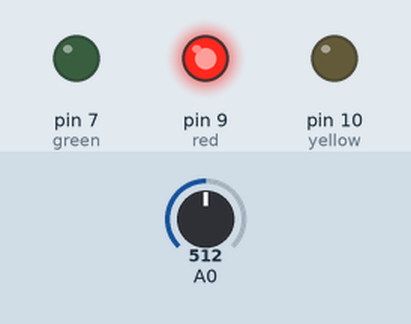
Recording of a sketch running on a simulated Arduino Uno, built with avr-gcc and run on an emulated ATmega328P. On the bench: output pins drawn as LEDs (lit = HIGH). The test bench sets the inputs (shaded band); at power-on: A0 = 512.

Above: at 1.7 s.
1.8 s: A0 set to 544
3.3 s: A0 set to 568
At 4.5 s:
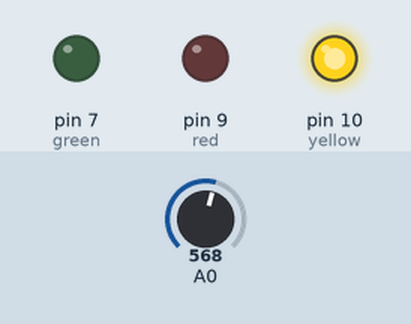
4.8 s: A0 set to 647
6.3 s: A0 set to 672
At 6.8 s:
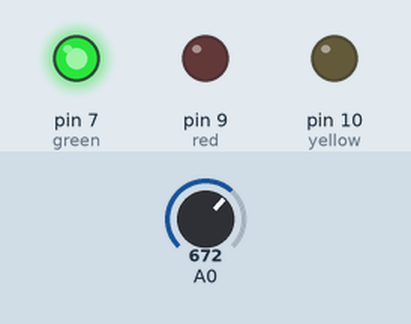
7.8 s: A0 set to 511
At 9.0 s:
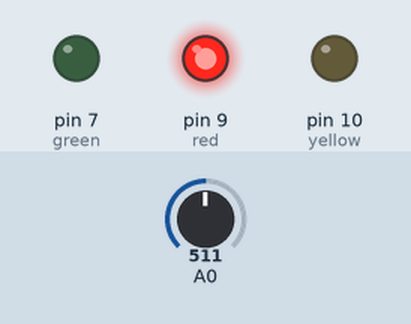
9.3 s: A0 set to 716
At 10.3 s:
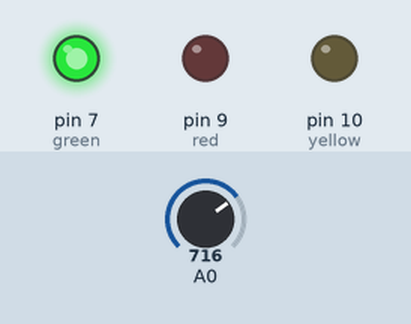
Timing chart, 0 to 11.8 s (numbered marks = the images above; inputs shaded):
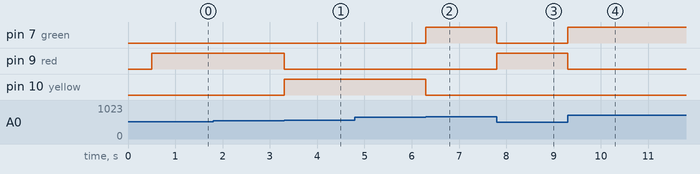

Measured:
- the behaviour switches between 558 and 559 on A0 (found by bisection; images 0 and 1)
- the behaviour switches between 659 and 660 on A0 (found by bisection; images 1 and 2)
- after the input at 1.8 s, every drawn part: stays the same
- after the input at 3.3 s, pin 9 (red): HIGH → LOW at once; pin 10 (yellow): LOW → HIGH at once
- after the input at 4.8 s, every drawn part: stays the same
- after the input at 6.3 s, pin 7 (green): LOW → HIGH at once; pin 10 (yellow): HIGH → LOW at once
- after the input at 7.8 s, pin 7 (green): HIGH → LOW at once; pin 9 (red): LOW → HIGH at once
- after the input at 9.3 s, pin 7 (green): LOW → HIGH at once; pin 9 (red): HIGH → LOW at once

The sketch:

Temperature_3_LED.ino
```cpp
#define green 7
#define red 9
#define yellow 10

float R1 = 10000;

void setup() {
  pinMode(green, OUTPUT);
  pinMode(red, OUTPUT);
  pinMode(yellow, OUTPUT);
  Serial.begin(115200); // Open serial monitor at 9600 baud to see ping results.
  delay(500);
}

void loop() {
  int Vo = analogRead(A0);
  float R2 = R1 / (1023.0 / (float)Vo - 1.0);
  float logR2 = log(R2);
  float c1 = 1.009249522e-03, c2 = 2.378405444e-04, c3 = 2.019202697e-07;
  float T = (1.0 / (c1 + c2*logR2 + c3*logR2*logR2*logR2));
  float tempC = T - 273.15;
  if(tempC > 20){
    digitalWrite(red, HIGH);
    digitalWrite(yellow, LOW);
    digitalWrite(green, LOW);
  }else if(tempC > 10 && tempC < 20){
    digitalWrite(red, LOW);
    digitalWrite(yellow, HIGH);
    digitalWrite(green, LOW);
  }else if(tempC < 10){
    digitalWrite(red, LOW);
    digitalWrite(yellow, LOW);
    digitalWrite(green, HIGH);
  }
}
```
